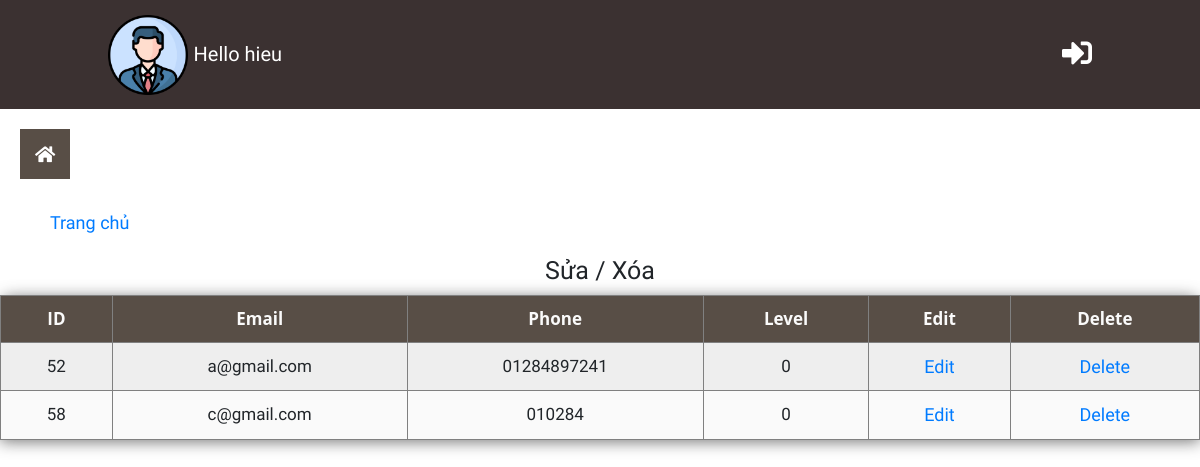
/admin/user/view.php (signed in), run on the app's committed database.
### tables this page shows
CREATE TABLE `user` (
  `ID` int(5) NOT NULL,
  `Lastname` varchar(15) NOT NULL,
  `Firstname` varchar(15) NOT NULL,
  `Gender` varchar(5) NOT NULL,
  `Email` varchar(30) NOT NULL,
  `Password` varchar(20) NOT NULL,
  `Address` varchar(200) NOT NULL,
  `Phone` varchar(20) NOT NULL,
  `Level` int(1) NOT NULL DEFAULT 0
);

### admin/user/view.php (the view, shortened to what this page needs)
<!DOCTYPE html>
<html lang="en">
<head>
  <link rel="stylesheet" href="../../plugins/bootstrap/bootstrap.min.css">
  <link rel="stylesheet" href="../../plugins/fontawesome/fontawesome.min.css">
  <link rel="stylesheet" href="../assets/css/style.css">
</head>
<body>
  <?php
      include "../adminHeader.php";
      include "../sidebar.php";
  ?>
  <div class="container-header">
    <a href="../index.php" class="link">Trang chủ</a>
  </div>
  <h2 style="font-size:25px;padding:10px 10px 0;justify-content:center;display:flex">Sửa / Xóa</h2>
      <table class="table_form">
        <tr>
          <th class="table_item">ID</th>
          <th class="table_item">Email</th>
          <th class="table_item">Phone</th>
          <th class="table_item">Level</th>
          <th class="table_item">Edit</th>
          <th class="table_item">Delete</th>
        </tr>
      <?php
        include('../connect.php');
        $sql="select * from user where Level=0";
        $result=mysqli_query($conn,$sql);
      ?>
      <?php foreach($result as $row): ?>
      <tr>
        <td class="table_item"><?php echo $row['ID']; ?></td>
        <td class="table_item"><?php echo $row['Email']; ?></td>
        <td class="table_item"><?php echo $row['Phone']; ?></td>
        <td class="table_item"><?php echo $row['Level']; ?></td>
        <td class="table_item"><a href="update.php?id=<?php echo $row['ID']?>">Edit</a></td>
        <td class="table_item"><a href="delete.php?id=<?php echo $row['ID']?>">Delete</a></td>
      </tr>
      <?php endforeach ?>
      </table>
</body>
</html>

### admin/assets/css/style.css (style rules this page uses)
* { margin : 0; padding : 0; font-family: 'Work Sans', sans-serif; font-size : 18px; }
table { width : 100%; border-collapse: collapse; border-spacing : 0; box-shadow : 0 2px 15px rgba(64, 64, 64, .7); border-radius : 12px 12px 0 0; margin-bottom : 50px; }
td, th { padding : 10px 16px; text-align: center; }
th { background-color: #584e46; color : #fafafa; font-family : 'Open Sans', Sans-serif; font-weight : bold; }
tr { width : 100%; background-color: #fafafa; font-family : 'Montserrat', sans-serif; }
tr:nth-child(even) { background-color: #eeeeee; }
.table_item { font-size: 17px; border : 1px solid gray; }
.container-header { padding : 10px; margin-left: 30px; }
.container-header a { padding: 10px; }

### data on the page
user: ID "52", Email "a@gmail.com", Phone "01284897241", Level "0"
user: ID "58", Email "c@gmail.com", Phone "010284", Level "0"

### other printed values
$_SESSION['Firstname'] "hieu"
